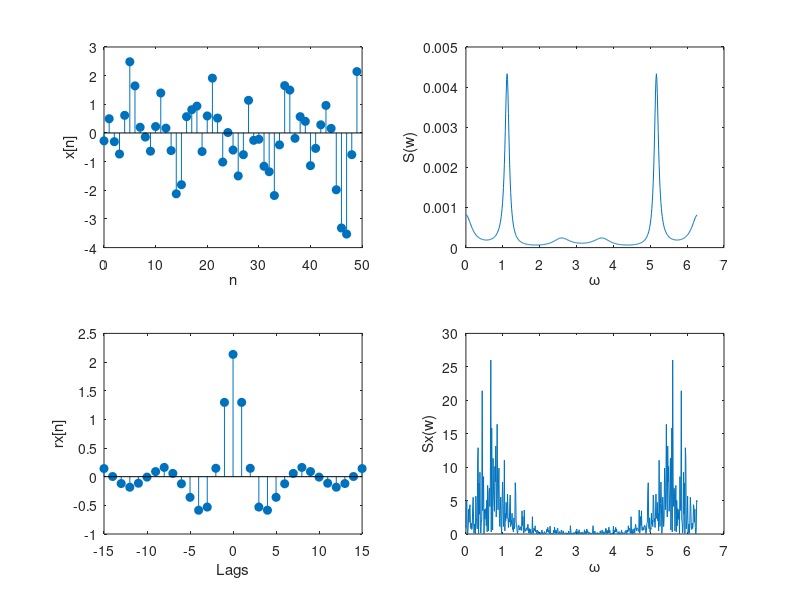

This figure's MATLAB source:
% Find the AR coefficients a(1)-a(5) if the autocorrelation of {x(n)} is
% given. Assume the noise variance is equal to one. Find the power spectrum
% of this AR process.

g = 3.5 * (rand(1,500)-0.5);
x = filter(1,[1 -0.9 0.5], g);
[rx, lags] = xcorr(x,x,15,'biased');
R = toeplitz(rx(1,1:6));

R1 = inv(R);
b2 = 1/R1(1,1);
b0 = sqrt(b2);
a = b2 * R1(2:6, 1);

H = b0./(fft([1 a'], 512));
nn = 0:511;
w = 2 * pi * nn/512;
S = (H.*conj(H))/512;
subplot(222);
plot(w, S);
xlabel('\omega');
ylabel('S(w)');
subplot(221);
n=0:49;
stem(n, x(1:50), 'filled');
xlabel('n');
ylabel('x[n]');
subplot(223);
stem(lags, rx, 'filled');
xlabel('Lags');
ylabel('rx[n]');
subplot(224);
X1=fft(x, 512);
Sx=X1.*conj(X1)/512;
plot(w, Sx);
xlabel('\omega')
ylabel('Sx(w)');